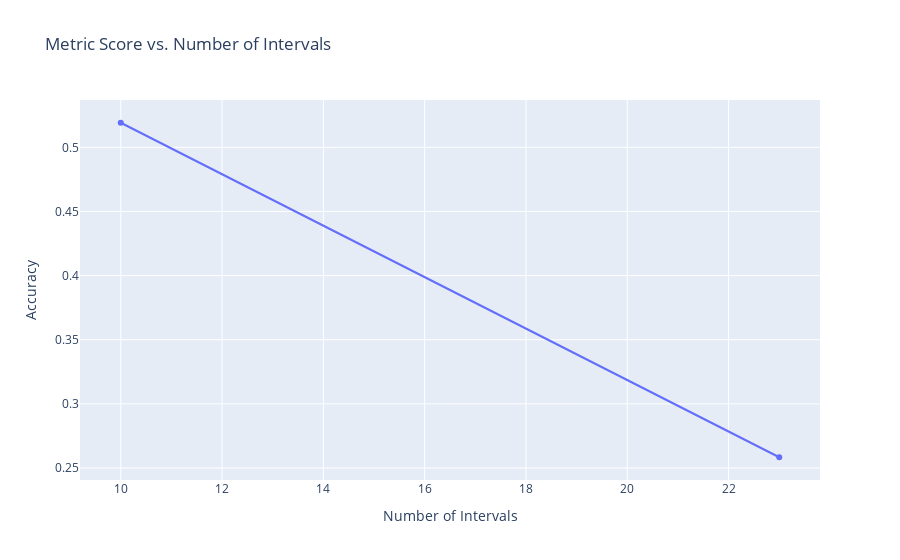

This figure's notebook cell:
### Code cell
testing_intervals(
    model_name="basic_tree_classifier",
    model_class=PriceClassifierBasicModel,
    hyperparameters_class=DecisionTreeHyperparams,
    metric=MetricEnum.ACCURACY,
    intervals_functions=functions,
    category_encoding=True,
    const_params={
        "criterion": "entropy",
        "splitter": "best",
        "max_depth": 20,
        "min_samples_split": 2,
        "min_samples_leaf": 1,
        "min_weight_fraction_leaf": 0.0,
        "max_features": "sqrt",
        "max_leaf_nodes": 37,
        "min_impurity_decrease": 0.0,
        "ccp_alpha": 0.0
    }
)

### Figure 1 — Plotly figure (JSON) as saved in the notebook; plotly's stock layout.template omitted (floating-point values rounded to 4 significant figures)
{"data": [{"hovertemplate": "Number of Intervals=%{x}<br>Accuracy=%{y}<extra></extra>", "legendgroup": "", "marker": {"color": "#636efa", "symbol": "circle"}, "mode": "markers+lines", "name": "", "orientation": "v", "showlegend": false, "type": "scatter", "x": [10, 23], "xaxis": "x", "y": [0.5191, 0.2584], "yaxis": "y"}], "layout": {"legend": {"tracegroupgap": 0}, "title": {"text": "Metric Score vs. Number of Intervals"}, "xaxis": {"anchor": "y", "domain": [0, 1], "title": {"text": "Number of Intervals"}}, "yaxis": {"anchor": "x", "domain": [0, 1], "title": {"text": "Accuracy"}}}}
